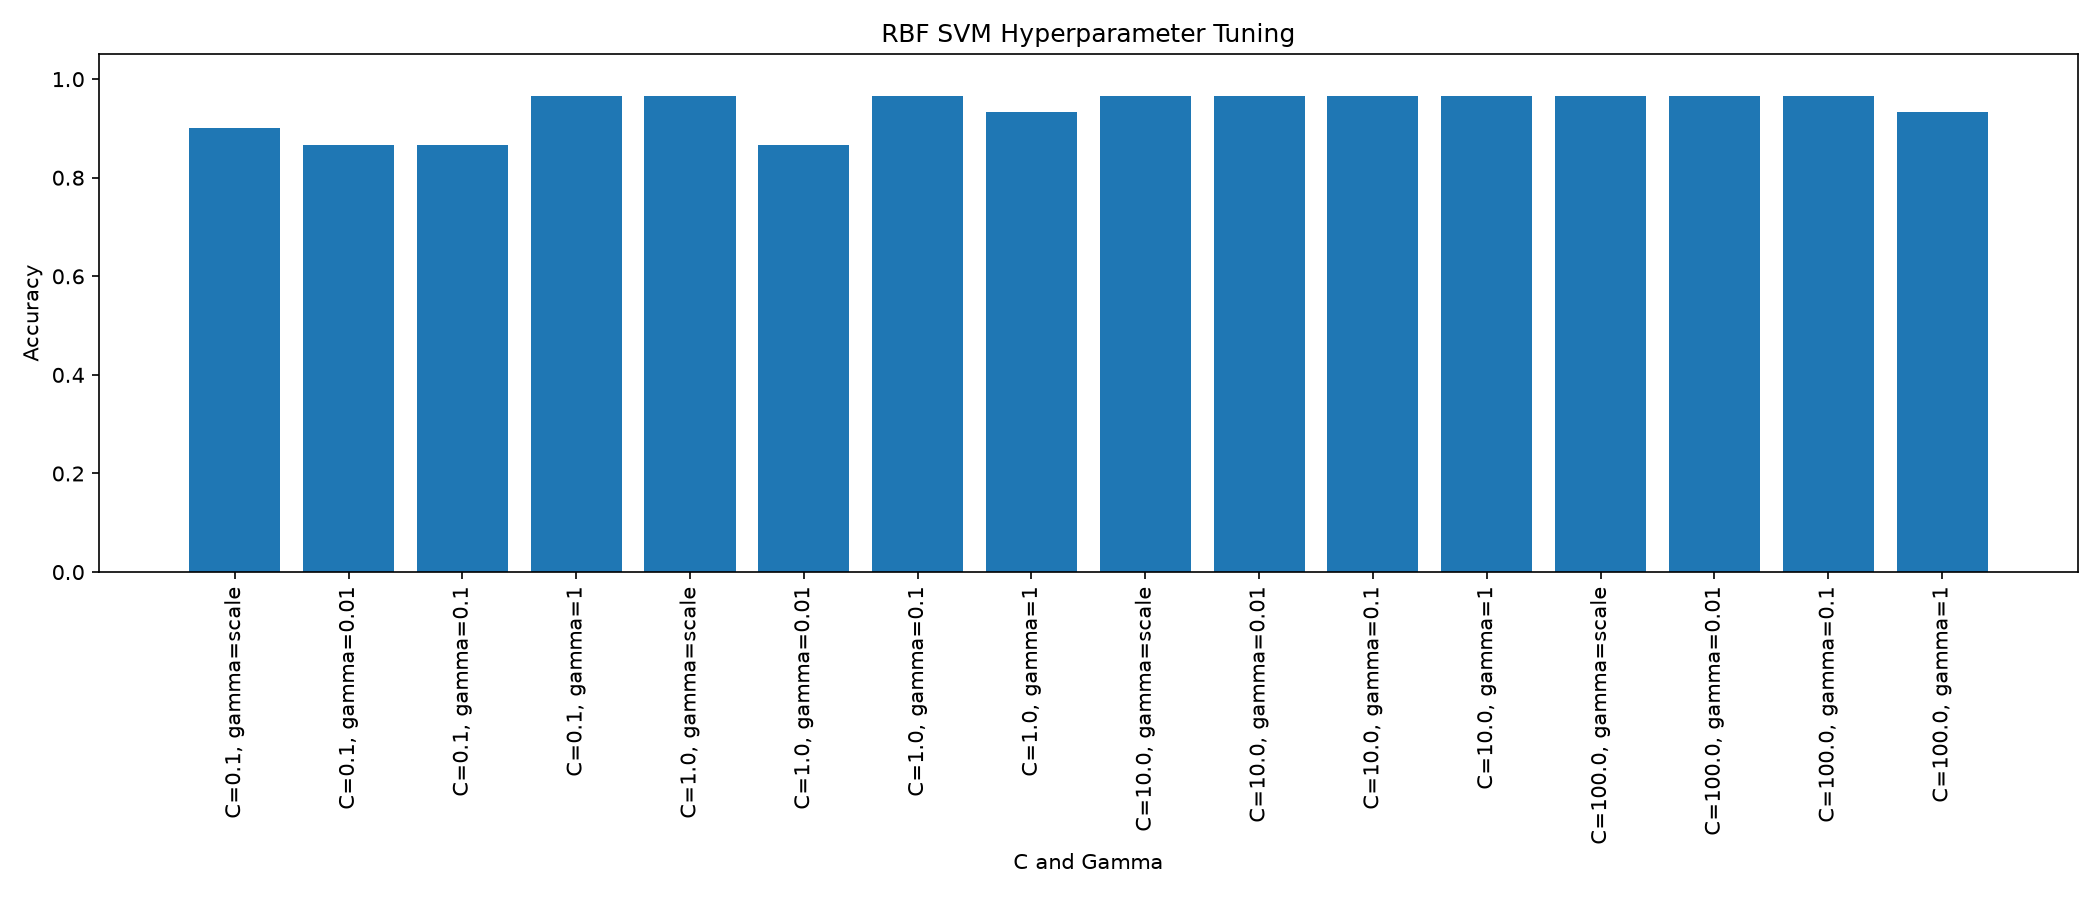

Here is the Python script that generated this plot:
import time

import matplotlib.pyplot as plt
import pandas as pd

from sklearn.datasets import load_iris
from sklearn.metrics import accuracy_score, f1_score
from sklearn.model_selection import train_test_split
from sklearn.pipeline import make_pipeline
from sklearn.preprocessing import StandardScaler
from sklearn.svm import SVC


def tune_rbf_svm(X_train, X_test, y_train, y_test):
    """
    Manually tune C and gamma for an RBF SVM.

    Returns
    -------
    pd.DataFrame
        Results for every C/gamma combination.
    """
    c_values = [0.1, 1, 10, 100]
    gamma_values = ["scale", 0.01, 0.1, 1]

    results = []

    for c in c_values:
        for gamma in gamma_values:
            model = make_pipeline(
                StandardScaler(),
                SVC(
                    kernel="rbf",
                    C=c,
                    gamma=gamma,
                    random_state=42
                )
            )

            start_time = time.perf_counter()

            model.fit(X_train, y_train)

            training_time = time.perf_counter() - start_time

            predictions = model.predict(X_test)

            accuracy = accuracy_score(
                y_test,
                predictions
            )

            f1 = f1_score(
                y_test,
                predictions,
                average="weighted"
            )

            results.append({
                "C": c,
                "gamma": gamma,
                "accuracy": accuracy,
                "f1_score": f1,
                "training_time_seconds": training_time
            })

    return pd.DataFrame(results)


def plot_tuning_results(results):
    """Plot accuracy for each C/gamma combination."""
    plot_data = results.copy()

    plot_data["configuration"] = (
        "C=" + plot_data["C"].astype(str)
        + ", gamma=" + plot_data["gamma"].astype(str)
    )

    plt.figure(figsize=(14, 6))

    plt.bar(
        plot_data["configuration"],
        plot_data["accuracy"]
    )

    plt.xlabel("C and Gamma")
    plt.ylabel("Accuracy")
    plt.title("RBF SVM Hyperparameter Tuning")
    plt.xticks(rotation=90)

    plt.ylim(0, 1.05)
    plt.tight_layout()

    plt.savefig(
        "Day21/Task5/svm_rbf_tuning.png",
        dpi=150
    )

    plt.show()


def main():
    # Load Iris dataset
    iris = load_iris()

    X = iris.data
    y = iris.target

    # Train/test split
    X_train, X_test, y_train, y_test = train_test_split(
        X,
        y,
        test_size=0.2,
        random_state=42,
        stratify=y
    )

    # Run manual grid search
    results = tune_rbf_svm(
        X_train,
        X_test,
        y_train,
        y_test
    )

    print("RBF SVM Hyperparameter Tuning")
    print("=" * 80)

    print(results.to_string(index=False))

    # Find best configuration
    best_row = results.loc[
        results["accuracy"].idxmax()
    ]

    print("\nBest Configuration")
    print("=" * 40)
    print(f"C: {best_row['C']}")
    print(f"Gamma: {best_row['gamma']}")
    print(f"Accuracy: {best_row['accuracy']:.4f}")
    print(f"F1-score: {best_row['f1_score']:.4f}")

    # Save results
    results.to_csv(
        "Day21/Task5/svm_rbf_tuning_results.csv",
        index=False
    )

    # Plot results
    plot_tuning_results(results)


if __name__ == "__main__":
    main()
